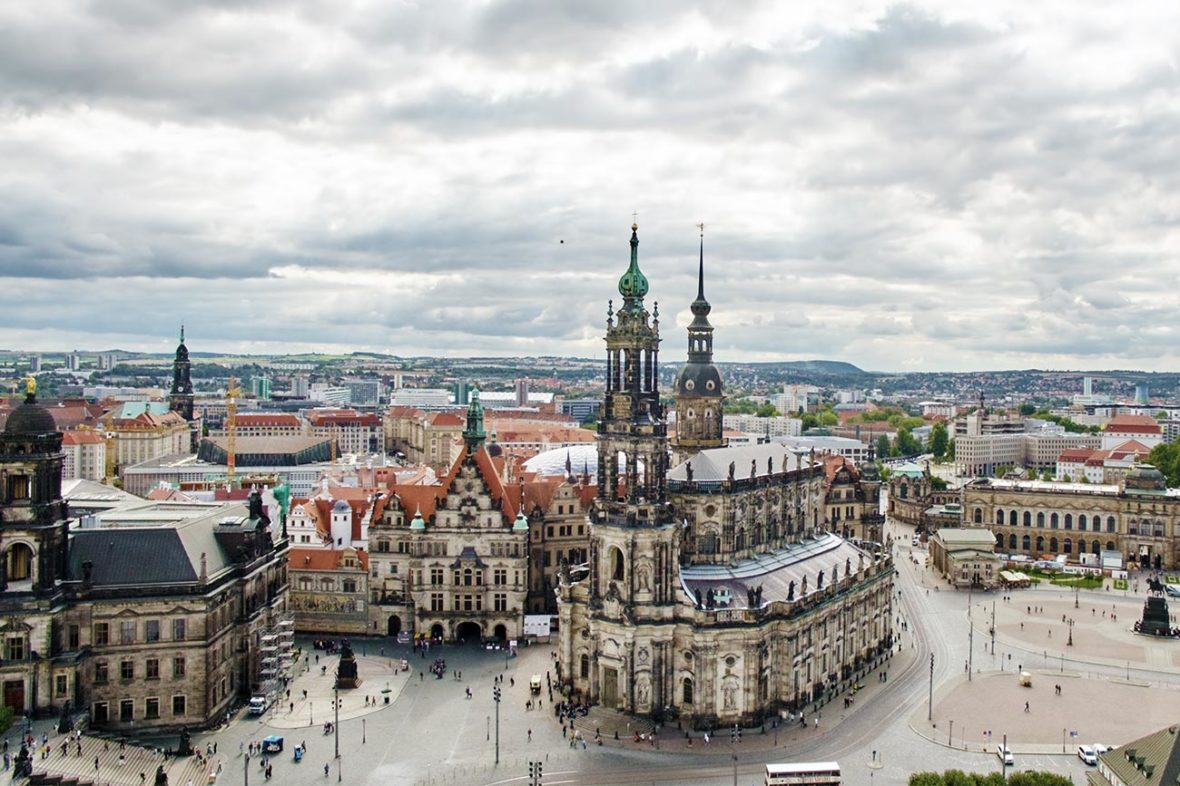
#> input picture src/week_8/Images/Altstadt-Dresden-1180x786.jpg, 1180 x 786 px
$ jupyter execute Edge_detection_Canny_Hetwitt_w.ipynb
#> lines starting #> are read from the running program, lines starting #| are printed output that depends on the picture
[cell 1]
import matplotlib.pyplot as plt
from skimage import data, filters, color, feature

# Load the image (you can replace this with your own image)
image0 = plt.imread('Images/Altstadt-Dresden-1180x786.jpg')
#> image0 is the input picture: shape (786, 1180, 3); mean R, G, B 168.3, 167.6, 164.8

image= color.rgb2gray(image0)
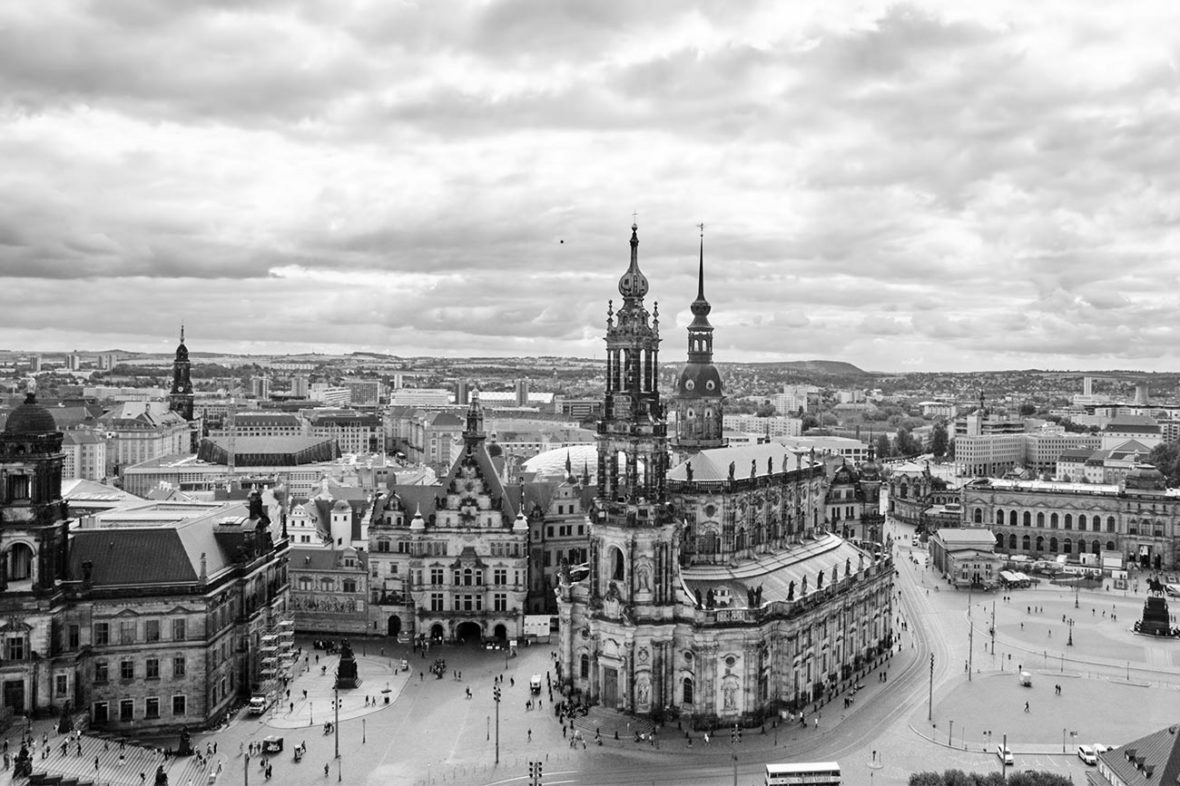
#> image: shape (786, 1180) float64; min 0, max 1, mean 0.657

# Apply Canny-Herwitt edge detection
edges = feature.canny(image)
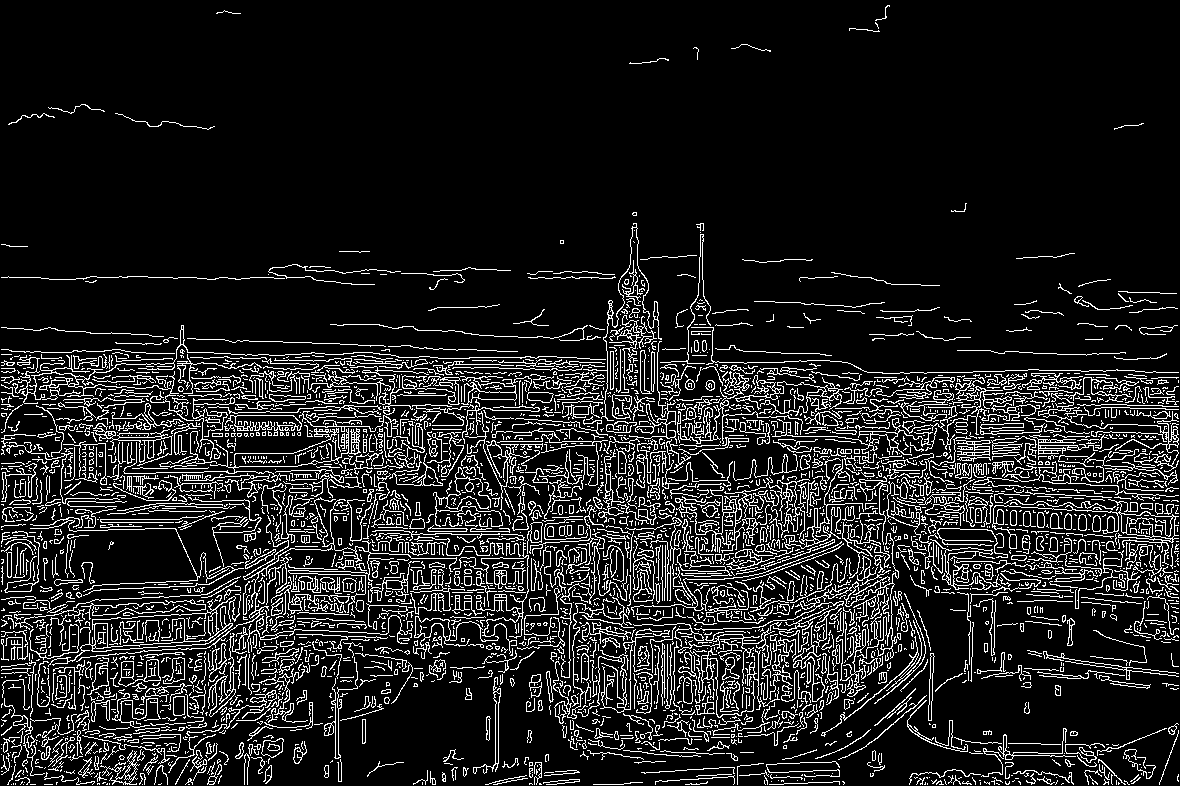
#> edges: shape (786, 1180) bool; 12.2% white in thin lines or dots

# Display the original image and the detected edges
fig, axes = plt.subplots(nrows=1, ncols=2, figsize=(8, 4))
ax0, ax1 = axes.ravel()

ax0.imshow(image, cmap=plt.cm.gray)
ax0.set_title('Original Image')

ax1.imshow(edges, cmap=plt.cm.gray)
ax1.set_title('Canny Edges')

plt.tight_layout()
plt.show()
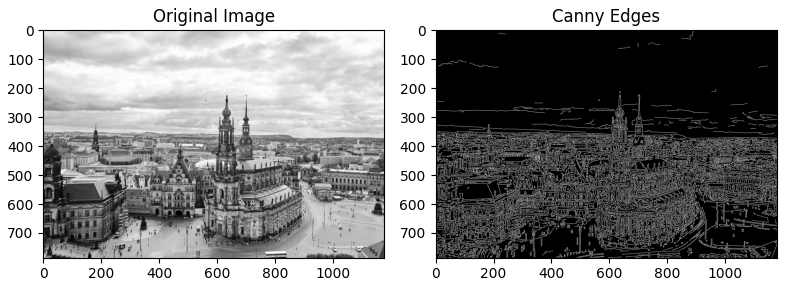
#> figure drawn by matplotlib, 2 panels

$ run again, with src/week_8/Images/01df0ad9-city-18925-165428b654b.jpg copied over src/week_8/Images/Altstadt-Dresden-1180x786.jpg
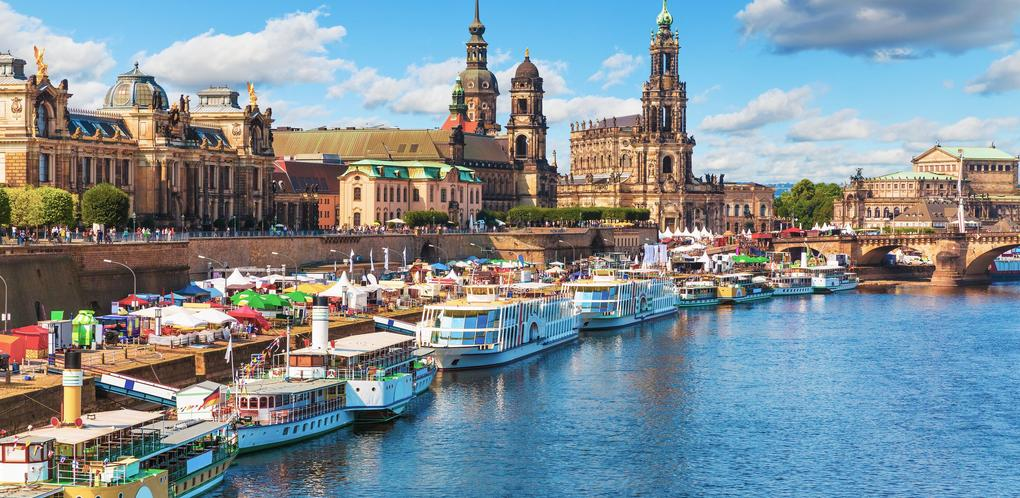
#> input picture src/week_8/Images/01df0ad9-city-18925-165428b654b.jpg, 1020 x 498 px
#> image0 is the input picture: shape (498, 1020, 3); mean R, G, B 128.1, 143.1, 151
#> `edges = feature.canny(image)`:
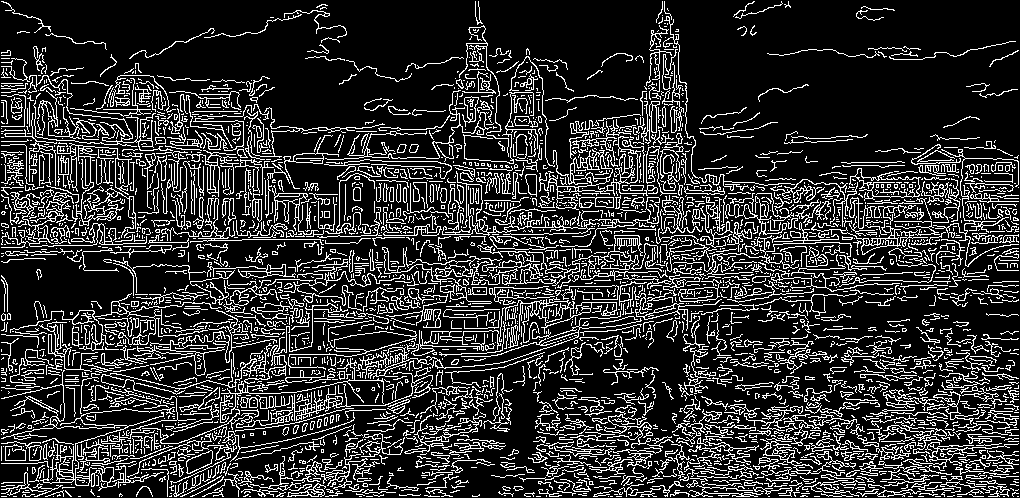
#> edges: shape (498, 1020) bool; 19% white in thin lines or dots
#> `plt.show()`:
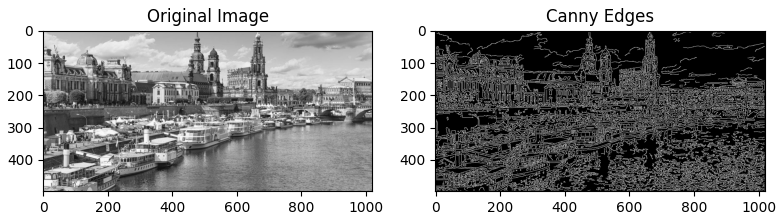
#> figure drawn by matplotlib, 2 panels

$ run again, with src/week_8/Images/istockphoto-816687232-612x612.jpg copied over src/week_8/Images/Altstadt-Dresden-1180x786.jpg
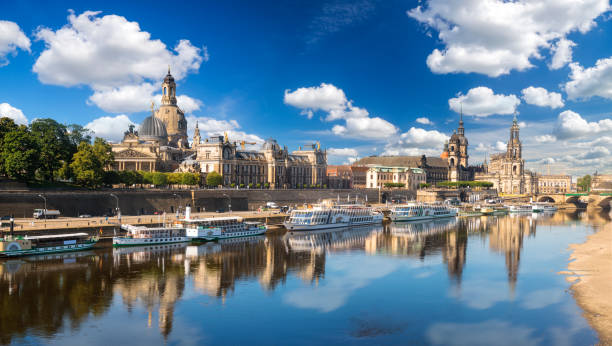
#> input picture src/week_8/Images/istockphoto-816687232-612x612.jpg, 612 x 346 px
#> image0 is the input picture: shape (346, 612, 3); mean R, G, B 104.5, 128.7, 147.1
#> `edges = feature.canny(image)`:
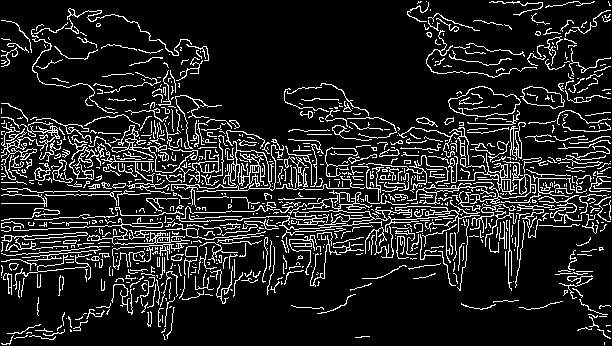
#> edges: shape (346, 612) bool; 13.2% white in thin lines or dots
#> `plt.show()`:
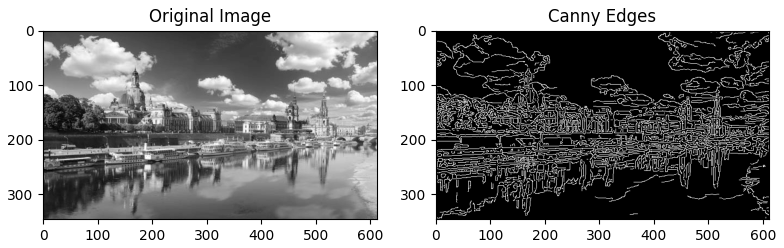
#> figure drawn by matplotlib, 2 panels
